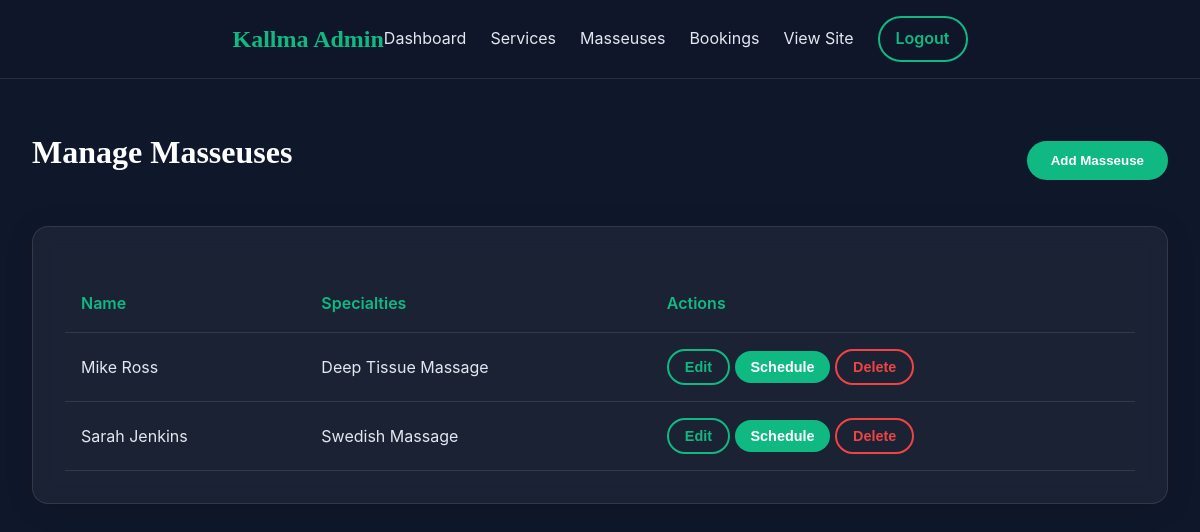
The page /admin/masseuses.php (signed in) on the database its author committed.
### tables this page shows
CREATE TABLE IF NOT EXISTS masseuses (
    id INT AUTO_INCREMENT PRIMARY KEY,
    name VARCHAR(100) NOT NULL,
    bio TEXT,
    specialties TEXT,  
    image_url VARCHAR(255),
    created_at TIMESTAMP DEFAULT CURRENT_TIMESTAMP
);

### includes/functions.php (called while the page is built, shortened)
<?php
function getMasseuses($conn) {
    $sql = "SELECT * FROM masseuses ORDER BY name ASC";
    $result = $conn->query($sql);
    return $result->fetch_all(MYSQLI_ASSOC);
}
?>

### admin/masseuses.php (the view, shortened to what this page needs)
<?php
require_once '../includes/db.php';
require_once '../includes/functions.php';
$masseuses = getMasseuses($conn);
?>
<!DOCTYPE html>
<html lang="en">
<head>
    <link rel="stylesheet" href="../assets/css/style.css">
</head>
<body>
    <nav class="admin-nav">
        <div class="container">
            <div style="display: flex; justify-content: space-between; align-items: center;">
                <a href="index.php" class="logo">Kallma Admin</a>
                <ul class="nav-links">
                    <li><a href="index.php">Dashboard</a></li>
                    <li><a href="services.php">Services</a></li>
                    <li><a href="masseuses.php">Masseuses</a></li>
                    <li><a href="bookings.php">Bookings</a></li>
                    <li><a href="../index.php">View Site</a></li>
                    <li><a href="../logout.php" class="btn btn-outline" style="padding: 0.5rem 1rem;">Logout</a></li>
                </ul>
            </div>
        </div>
    </nav>
    <div class="container" style="padding: 3rem 2rem;">
        <div style="display: flex; justify-content: space-between; align-items: center; margin-bottom: 2rem;">
            <h1>Manage Masseuses</h1>
            <button onclick="openAddModal()" class="btn btn-primary">Add Masseuse</button>
        </div>
        <div class="glass-card">
            <table>
                <thead>
                    <tr>
                        <th>Name</th>
                        <th>Specialties</th>
                        <th>Actions</th>
                    </tr>
                </thead>
                <tbody>
                    <?php foreach ($masseuses as $masseuse): ?>
                        <tr>
                            <td><?php echo htmlspecialchars($masseuse['name']); ?></td>
                            <td><?php echo htmlspecialchars($masseuse['specialties']); ?></td>
                            <td>
                                <button onclick='openEditModal(<?php echo json_encode($masseuse); ?>)' class="btn btn-outline btn-small">Edit</button>
                                <button onclick='window.location.href="masseuse_schedule.php?masseuse_id=<?php echo $masseuse['id']; ?>"' class="btn btn-primary btn-small">Schedule</button>
                                <form method="POST" style="display: inline;" onsubmit="return confirm('Delete this masseuse?');">
                                    <button type="submit" class="btn btn-outline btn-small" style="border-color: #ef4444; color: #ef4444;">Delete</button>
                                </form>
                            </td>
                        </tr>
                    <?php endforeach; ?>
                </tbody>
            </table>
        </div>
    </div>
</body>
</html>

### assets/css/style.css (style rules this page uses)
:root { --bg-color: #0f172a; --text-color: #e2e8f0; --primary-color: #10b981; --primary-hover: #059669; --secondary-color: #d4af37; --glass-bg: rgba(255, 255, 255, 0.05); --glass-border: rgba(255, 255, 255, 0.1); --card-bg: #1e293b; --font-main: 'Inter', sans-serif; --font-heading: 'Playfair Display', serif; }
* { margin: 0; padding: 0; box-sizing: border-box; }
body { font-family: var(--font-main); background-color: var(--bg-color); color: var(--text-color); line-height: 1.6; overflow-x: hidden; }
h1, h2, h3, h4, h5, h6 { font-family: var(--font-heading); color: #fff; margin-bottom: 1rem; }
a { text-decoration: none; color: inherit; transition: color 0.3s ease; }
ul { list-style: none; }
.container { max-width: 1200px; margin: 0 auto; padding: 0 2rem; }
.btn { display: inline-block; padding: 0.75rem 1.5rem; border-radius: 50px; font-weight: 600; cursor: pointer; transition: all 0.3s ease; border: none; }
.btn-primary { background-color: var(--primary-color); color: #fff; }
.btn-outline { background: transparent; border: 2px solid var(--primary-color); color: var(--primary-color); }
.glass-card { background: var(--glass-bg); backdrop-filter: blur(10px); -webkit-backdrop-filter: blur(10px); border: 1px solid var(--glass-border); border-radius: 16px; padding: 2rem; box-shadow: 0 4px 30px rgba(0, 0, 0, 0.1); }
nav { display: flex; justify-content: space-between; align-items: center; }
.logo { font-family: var(--font-heading); font-size: 1.5rem; font-weight: bold; color: var(--primary-color); }
.nav-links { display: flex; gap: 2rem; align-items: center; }

### admin/masseuses.php (style rules this page uses)
.admin-nav { background: rgba(15, 23, 42, 0.95); padding: 1rem 0; border-bottom: 1px solid var(--glass-border); }
.admin-nav .nav-links { display: flex; gap: 1.5rem; align-items: center; list-style: none; }
table { width: 100%; border-collapse: collapse; margin-top: 1rem; }
th, td { padding: 1rem; text-align: left; border-bottom: 1px solid var(--glass-border); }
th { color: var(--primary-color); font-weight: 600; }
.btn-small { padding: 0.5rem 1rem; font-size: 0.9rem; }

### rows shown on the page
masseuses: name "Mike Ross", specialties "Deep Tissue Massage"
masseuses: name "Sarah Jenkins", specialties "Swedish Massage"
